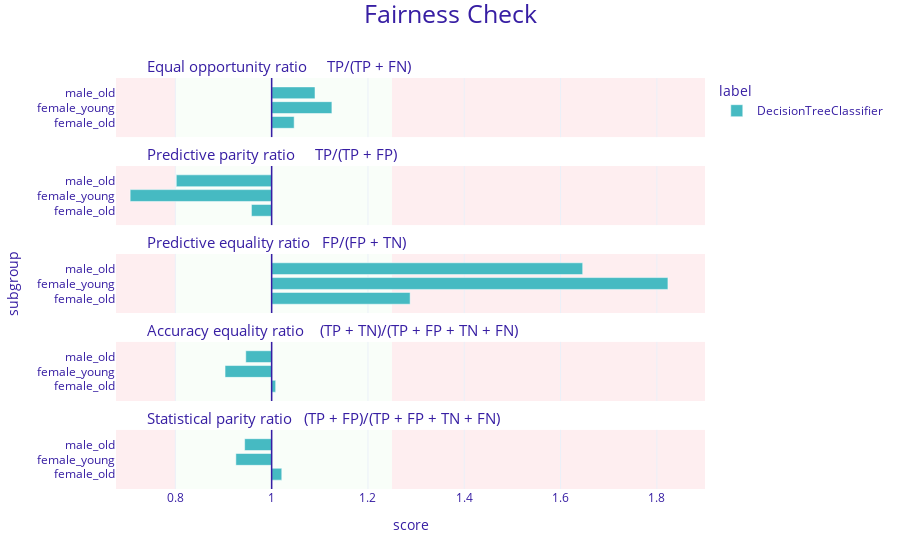

The notebook cell this image was saved under:
### Markdown cell above
### Plots para indentificação de Bias

### Code cell
fobject.plot()

### Figure 1 — Plotly figure (JSON) as saved in the notebook; plotly's stock layout.template omitted (floating-point values rounded to 4 significant figures)
{"data": [{"alignmentgroup": "True", "customdata": [["female_old", 1.047, "DecisionTreeClassifier"], ["female_young", 1.125, "DecisionTreeClassifier"], ["male_old", 1.09, "DecisionTreeClassifier"]], "hovertemplate": "<b>%{customdata[2]}</b><br>Subgroup: %{customdata[0]}<br>Score: %{customdata[1]}<br><extra></extra>", "legendgroup": "DecisionTreeClassifier", "marker": {"color": "#46bac2", "pattern": {"shape": ""}}, "name": "DecisionTreeClassifier", "offsetgroup": "DecisionTreeClassifier", "orientation": "h", "showlegend": true, "textposition": "auto", "type": "bar", "x": [0.04678, 0.1251, 0.09006], "xaxis": "x5", "y": [0.25, 0.5, 0.75], "yaxis": "y5"}, {"alignmentgroup": "True", "customdata": [["female_old", 0.958, "DecisionTreeClassifier"], ["female_young", 0.706, "DecisionTreeClassifier"], ["male_old", 0.802, "DecisionTreeClassifier"]], "hovertemplate": "<b>%{customdata[2]}</b><br>Subgroup: %{customdata[0]}<br>Score: %{customdata[1]}<br><extra></extra>", "legendgroup": "DecisionTreeClassifier", "marker": {"color": "#46bac2", "pattern": {"shape": ""}}, "name": "DecisionTreeClassifier", "offsetgroup": "DecisionTreeClassifier", "orientation": "h", "showlegend": false, "textposition": "auto", "type": "bar", "x": [-0.04198, -0.2939, -0.1981], "xaxis": "x4", "y": [0.25, 0.5, 0.75], "yaxis": "y4"}, {"alignmentgroup": "True", "customdata": [["female_old", 1.288, "DecisionTreeClassifier"], ["female_young", 1.823, "DecisionTreeClassifier"], ["male_old", 1.646, "DecisionTreeClassifier"]], "hovertemplate": "<b>%{customdata[2]}</b><br>Subgroup: %{customdata[0]}<br>Score: %{customdata[1]}<br><extra></extra>", "legendgroup": "DecisionTreeClassifier", "marker": {"color": "#46bac2", "pattern": {"shape": ""}}, "name": "DecisionTreeClassifier", "offsetgroup": "DecisionTreeClassifier", "orientation": "h", "showlegend": false, "textposition": "auto", "type": "bar", "x": [0.2876, 0.823, 0.646], "xaxis": "x3", "y": [0.25, 0.5, 0.75], "yaxis": "y3"}, {"alignmentgroup": "True", "customdata": [["female_old", 1.008, "DecisionTreeClassifier"], ["female_young", 0.903, "DecisionTreeClassifier"], ["male_old", 0.946, "DecisionTreeClassifier"]], "hovertemplate": "<b>%{customdata[2]}</b><br>Subgroup: %{customdata[0]}<br>Score: %{customdata[1]}<br><extra></extra>", "legendgroup": "DecisionTreeClassifier", "marker": {"color": "#46bac2", "pattern": {"shape": ""}}, "name": "DecisionTreeClassifier", "offsetgroup": "DecisionTreeClassifier", "orientation": "h", "showlegend": false, "textposition": "auto", "type": "bar", "x": [0.008363, -0.09677, -0.05376], "xaxis": "x2", "y": [0.25, 0.5, 0.75], "yaxis": "y2"}, {"alignmentgroup": "True", "customdata": [["female_old", 1.021, "DecisionTreeClassifier"], ["female_young", 0.926, "DecisionTreeClassifier"], ["male_old", 0.944, "DecisionTreeClassifier"]], "hovertemplate": "<b>%{customdata[2]}</b><br>Subgroup: %{customdata[0]}<br>Score: %{customdata[1]}<br><extra></extra>", "legendgroup": "DecisionTreeClassifier", "marker": {"color": "#46bac2", "pattern": {"shape": ""}}, "name": "DecisionTreeClassifier", "offsetgroup": "DecisionTreeClassifier", "orientation": "h", "showlegend": false, "textposition": "auto", "type": "bar", "x": [0.02104, -0.07433, -0.0561], "xaxis": "x", "y": [0.25, 0.5, 0.75], "yaxis": "y"}], "layout": {"annotations": [{"font": {"size": 15}, "showarrow": false, "text": "Statistical parity ratio   (TP + FP)/(TP + FP + TN + FN)", "x": 0.05, "xanchor": "left", "xref": "paper", "y": 0.144, "yanchor": "bottom", "yref": "paper"}, {"font": {"size": 15}, "showarrow": false, "text": "Accuracy equality ratio    (TP + TN)/(TP + FP + TN + FN)", "x": 0.05, "xanchor": "left", "xref": "paper", "y": 0.358, "yanchor": "bottom", "yref": "paper"}, {"font": {"size": 15}, "showarrow": false, "text": "Predictive equality ratio   FP/(FP + TN)", "x": 0.05, "xanchor": "left", "xref": "paper", "y": 0.572, "yanchor": "bottom", "yref": "paper"}, {"font": {"size": 15}, "showarrow": false, "text": "Predictive parity ratio     TP/(TP + FP)", "x": 0.05, "xanchor": "left", "xref": "paper", "y": 0.786, "yanchor": "bottom", "yref": "paper"}, {"font": {"size": 15}, "showarrow": false, "text": "Equal opportunity ratio     TP/(TP + FN)", "x": 0.05, "xanchor": "left", "xref": "paper", "y": 1, "yanchor": "bottom", "yref": "paper"}], "barmode": "group", "font": {"color": "#371ea3"}, "legend": {"title": {"text": "label"}, "tracegroupgap": 0}, "margin": {"b": 71, "r": 30, "t": 78}, "shapes": [{"fillcolor": "#f05a71", "layer": "below", "line": {"width": 0}, "opacity": 0.1, "type": "rect", "x0": 0.25, "x1": 0.9, "xref": "x", "y0": 0, "y1": 1, "yref": "y"}, {"fillcolor": "#f05a71", "layer": "below", "line": {"width": 0}, "opacity": 0.1, "type": "rect", "x0": -0.3233, "x1": -0.2, "xref": "x", "y0": 0, "y1": 1, "yref": "y"}, {"fillcolor": "#c7f5bf", "layer": "below", "line": {"width": 0}, "opacity": 0.1, "type": "rect", "x0": -0.2, "x1": 0.25, "xref": "x", "y0": 0, "y1": 1, "yref": "y"}, {"line": {"color": "#371ea3", "width": 1.5}, "type": "line", "x0": 0, "x1": 0, "xref": "x", "y0": 0, "y1": 1, "yref": "y"}, {"fillcolor": "#f05a71", "layer": "below", "line": {"width": 0}, "opacity": 0.1, "type": "rect", "x0": 0.25, "x1": 0.9, "xref": "x", "y0": 0, "y1": 1, "yref": "y2"}, {"fillcolor": "#f05a71", "layer": "below", "line": {"width": 0}, "opacity": 0.1, "type": "rect", "x0": -0.3233, "x1": -0.2, "xref": "x", "y0": 0, "y1": 1, "yref": "y2"}, {"fillcolor": "#c7f5bf", "layer": "below", "line": {"width": 0}, "opacity": 0.1, "type": "rect", "x0": -0.2, "x1": 0.25, "xref": "x", "y0": 0, "y1": 1, "yref": "y2"}, {"line": {"color": "#371ea3", "width": 1.5}, "type": "line", "x0": 0, "x1": 0, "xref": "x", "y0": 0, "y1": 1, "yref": "y2"}, {"fillcolor": "#f05a71", "layer": "below", "line": {"width": 0}, "opacity": 0.1, "type": "rect", "x0": 0.25, "x1": 0.9, "xref": "x", "y0": 0, "y1": 1, "yref": "y3"}, {"fillcolor": "#f05a71", "layer": "below", "line": {"width": 0}, "opacity": 0.1, "type": "rect", "x0": -0.3233, "x1": -0.2, "xref": "x", "y0": 0, "y1": 1, "yref": "y3"}, {"fillcolor": "#c7f5bf", "layer": "below", "line": {"width": 0}, "opacity": 0.1, "type": "rect", "x0": -0.2, "x1": 0.25, "xref": "x", "y0": 0, "y1": 1, "yref": "y3"}, {"line": {"color": "#371ea3", "width": 1.5}, "type": "line", "x0": 0, "x1": 0, "xref": "x", "y0": 0, "y1": 1, "yref": "y3"}, {"fillcolor": "#f05a71", "layer": "below", "line": {"width": 0}, "opacity": 0.1, "type": "rect", "x0": 0.25, "x1": 0.9, "xref": "x", "y0": 0, "y1": 1, "yref": "y4"}, {"fillcolor": "#f05a71", "layer": "below", "line": {"width": 0}, "opacity": 0.1, "type": "rect", "x0": -0.3233, "x1": -0.2, "xref": "x", "y0": 0, "y1": 1, "yref": "y4"}, {"fillcolor": "#c7f5bf", "layer": "below", "line": {"width": 0}, "opacity": 0.1, "type": "rect", "x0": -0.2, "x1": 0.25, "xref": "x", "y0": 0, "y1": 1, "yref": "y4"}, {"line": {"color": "#371ea3", "width": 1.5}, "type": "line", "x0": 0, "x1": 0, "xref": "x", "y0": 0, "y1": 1, "yref": "y4"}, {"fillcolor": "#f05a71", "layer": "below", "line": {"width": 0}, "opacity": 0.1, "type": "rect", "x0": 0.25, "x1": 0.9, "xref": "x", "y0": 0, "y1": 1, "yref": "y5"}, {"fillcolor": "#f05a71", "layer": "below", "line": {"width": 0}, "opacity": 0.1, "type": "rect", "x0": -0.3233, "x1": -0.2, "xref": "x", "y0": 0, "y1": 1, "yref": "y5"}, {"fillcolor": "#c7f5bf", "layer": "below", "line": {"width": 0}, "opacity": 0.1, "type": "rect", "x0": -0.2, "x1": 0.25, "xref": "x", "y0": 0, "y1": 1, "yref": "y5"}, {"line": {"color": "#371ea3", "width": 1.5}, "type": "line", "x0": 0, "x1": 0, "xref": "x", "y0": 0, "y1": 1, "yref": "y5"}], "title": {"font": {"size": 25}, "text": "Fairness Check", "x": 0.5, "y": 0.99}, "xaxis": {"anchor": "y", "domain": [0, 1], "range": [-0.3233, 0.9], "ticktext": [0.6, 0.8, 1, 1.2, 1.4, 1.6, 1.8, 1], "tickvals": [-0.4, -0.2, 0, 0.2, 0.4, 0.6, 0.8, 0], "title": {"text": "score"}}, "xaxis2": {"anchor": "y2", "domain": [0, 1], "matches": "x", "range": [-0.3233, 0.9], "showticklabels": false, "ticktext": [0.6, 0.8, 1, 1.2, 1.4, 1.6, 1.8, 1], "tickvals": [-0.4, -0.2, 0, 0.2, 0.4, 0.6, 0.8, 0]}, "xaxis3": {"anchor": "y3", "domain": [0, 1], "matches": "x", "range": [-0.3233, 0.9], "showticklabels": false, "ticktext": [0.6, 0.8, 1, 1.2, 1.4, 1.6, 1.8, 1], "tickvals": [-0.4, -0.2, 0, 0.2, 0.4, 0.6, 0.8, 0]}, "xaxis4": {"anchor": "y4", "domain": [0, 1], "matches": "x", "range": [-0.3233, 0.9], "showticklabels": false, "ticktext": [0.6, 0.8, 1, 1.2, 1.4, 1.6, 1.8, 1], "tickvals": [-0.4, -0.2, 0, 0.2, 0.4, 0.6, 0.8, 0]}, "xaxis5": {"anchor": "y5", "domain": [0, 1], "matches": "x", "range": [-0.3233, 0.9], "showticklabels": false, "ticktext": [0.6, 0.8, 1, 1.2, 1.4, 1.6, 1.8, 1], "tickvals": [-0.4, -0.2, 0, 0.2, 0.4, 0.6, 0.8, 0]}, "yaxis": {"anchor": "x", "domain": [0, 0.144], "range": [0, 1], "showgrid": false, "ticktext": ["female_old", "female_young", "male_old"], "tickvals": [0.25, 0.5, 0.75], "title": {"text": ""}, "zeroline": false}, "yaxis2": {"anchor": "x2", "domain": [0.214, 0.358], "matches": "y", "range": [0, 1], "showgrid": false, "ticktext": ["female_old", "female_young", "male_old"], "tickvals": [0.25, 0.5, 0.75], "title": {"text": ""}, "zeroline": false}, "yaxis3": {"anchor": "x3", "domain": [0.428, 0.572], "matches": "y", "range": [0, 1], "showgrid": false, "ticktext": ["female_old", "female_young", "male_old"], "tickvals": [0.25, 0.5, 0.75], "title": {"text": "subgroup"}, "zeroline": false}, "yaxis4": {"anchor": "x4", "domain": [0.642, 0.786], "matches": "y", "range": [0, 1], "showgrid": false, "ticktext": ["female_old", "female_young", "male_old"], "tickvals": [0.25, 0.5, 0.75], "title": {"text": ""}, "zeroline": false}, "yaxis5": {"anchor": "x5", "domain": [0.856, 1], "matches": "y", "range": [0, 1], "showgrid": false, "ticktext": ["female_old", "female_young", "male_old"], "tickvals": [0.25, 0.5, 0.75], "title": {"text": ""}, "zeroline": false}}}
